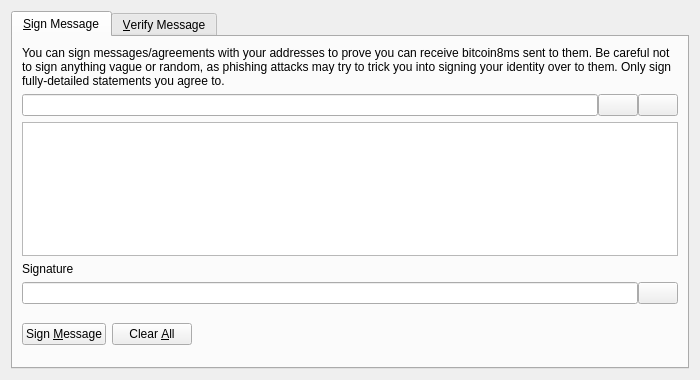
<?xml version="1.0" encoding="UTF-8"?>
<ui version="4.0">
 <class>SignVerifyMessageDialog</class>
 <widget class="QDialog" name="SignVerifyMessageDialog">
  <property name="geometry">
   <rect>
    <x>0</x>
    <y>0</y>
    <width>700</width>
    <height>380</height>
   </rect>
  </property>
  <property name="windowTitle">
   <string>Signatures - Sign / Verify a Message</string>
  </property>
  <property name="modal">
   <bool>true</bool>
  </property>
  <layout class="QVBoxLayout" name="verticalLayout">
   <item>
    <widget class="QTabWidget" name="tabWidget">
     <property name="currentIndex">
      <number>0</number>
     </property>
     <widget class="QWidget" name="tabSignMessage">
      <attribute name="title">
       <string>&amp;Sign Message</string>
      </attribute>
      <layout class="QVBoxLayout" name="verticalLayout_SM">
       <item>
        <widget class="QLabel" name="infoLabel_SM">
         <property name="text">
          <string>You can sign messages/agreements with your addresses to prove you can receive bitcoin8ms sent to them. Be careful not to sign anything vague or random, as phishing attacks may try to trick you into signing your identity over to them. Only sign fully-detailed statements you agree to.</string>
         </property>
         <property name="textFormat">
          <enum>Qt::PlainText</enum>
         </property>
         <property name="wordWrap">
          <bool>true</bool>
         </property>
        </widget>
       </item>
       <item>
        <layout class="QHBoxLayout" name="horizontalLayout_1_SM">
         <property name="spacing">
          <number>0</number>
         </property>
         <item>
          <widget class="QValidatedLineEdit" name="addressIn_SM">
           <property name="toolTip">
            <string>The Bitcoin8m address to sign the message with</string>
           </property>
          </widget>
         </item>
         <item>
          <widget class="QPushButton" name="addressBookButton_SM">
           <property name="toolTip">
            <string>Choose previously used address</string>
           </property>
           <property name="text">
            <string/>
           </property>
           <property name="icon">
            <iconset resource="../bitcoin8m.qrc">
             <normaloff>:/icons/address-book</normaloff>:/icons/address-book</iconset>
           </property>
           <property name="shortcut">
            <string>Alt+A</string>
           </property>
           <property name="autoDefault">
            <bool>false</bool>
           </property>
          </widget>
         </item>
         <item>
          <widget class="QPushButton" name="pasteButton_SM">
           <property name="toolTip">
            <string>Paste address from clipboard</string>
           </property>
           <property name="text">
            <string/>
           </property>
           <property name="icon">
            <iconset resource="../bitcoin8m.qrc">
             <normaloff>:/icons/editpaste</normaloff>:/icons/editpaste</iconset>
           </property>
           <property name="shortcut">
            <string>Alt+P</string>
           </property>
           <property name="autoDefault">
            <bool>false</bool>
           </property>
          </widget>
         </item>
        </layout>
       </item>
       <item>
        <widget class="QPlainTextEdit" name="messageIn_SM">
         <property name="toolTip">
          <string>Enter the message you want to sign here</string>
         </property>
        </widget>
       </item>
       <item>
        <widget class="QLabel" name="signatureLabel_SM">
         <property name="text">
          <string>Signature</string>
         </property>
         <property name="textFormat">
          <enum>Qt::PlainText</enum>
         </property>
        </widget>
       </item>
       <item>
        <layout class="QHBoxLayout" name="horizontalLayout_2_SM">
         <property name="spacing">
          <number>0</number>
         </property>
         <item>
          <widget class="QLineEdit" name="signatureOut_SM">
           <property name="font">
            <font>
             <italic>true</italic>
            </font>
           </property>
           <property name="readOnly">
            <bool>true</bool>
           </property>
          </widget>
         </item>
         <item>
          <widget class="QPushButton" name="copySignatureButton_SM">
           <property name="toolTip">
            <string>Copy the current signature to the system clipboard</string>
           </property>
           <property name="text">
            <string/>
           </property>
           <property name="icon">
            <iconset resource="../bitcoin8m.qrc">
             <normaloff>:/icons/editcopy</normaloff>:/icons/editcopy</iconset>
           </property>
           <property name="autoDefault">
            <bool>false</bool>
           </property>
          </widget>
         </item>
        </layout>
       </item>
       <item>
        <layout class="QHBoxLayout" name="horizontalLayout_3_SM">
         <item>
          <widget class="QPushButton" name="signMessageButton_SM">
           <property name="toolTip">
            <string>Sign the message to prove you own this Bitcoin8m address</string>
           </property>
           <property name="text">
            <string>Sign &amp;Message</string>
           </property>
           <property name="icon">
            <iconset resource="../bitcoin8m.qrc">
             <normaloff>:/icons/edit</normaloff>:/icons/edit</iconset>
           </property>
           <property name="autoDefault">
            <bool>false</bool>
           </property>
          </widget>
         </item>
         <item>
          <widget class="QPushButton" name="clearButton_SM">
           <property name="toolTip">
            <string>Reset all sign message fields</string>
           </property>
           <property name="text">
            <string>Clear &amp;All</string>
           </property>
           <property name="icon">
            <iconset resource="../bitcoin8m.qrc">
             <normaloff>:/icons/remove</normaloff>:/icons/remove</iconset>
           </property>
           <property name="autoDefault">
            <bool>false</bool>
           </property>
          </widget>
         </item>
         <item>
          <spacer name="horizontalSpacer_1_SM">
           <property name="orientation">
            <enum>Qt::Horizontal</enum>
           </property>
           <property name="sizeHint" stdset="0">
            <size>
             <width>40</width>
             <height>48</height>
            </size>
           </property>
          </spacer>
         </item>
         <item>
          <widget class="QLabel" name="statusLabel_SM">
           <property name="font">
            <font>
             <weight>75</weight>
             <bold>true</bold>
            </font>
           </property>
           <property name="text">
            <string/>
           </property>
           <property name="wordWrap">
            <bool>true</bool>
           </property>
          </widget>
         </item>
         <item>
          <spacer name="horizontalSpacer_2_SM">
           <property name="orientation">
            <enum>Qt::Horizontal</enum>
           </property>
           <property name="sizeHint" stdset="0">
            <size>
             <width>40</width>
             <height>48</height>
            </size>
           </property>
          </spacer>
         </item>
        </layout>
       </item>
      </layout>
     </widget>
     <widget class="QWidget" name="tabVerifyMessage">
      <attribute name="title">
       <string>&amp;Verify Message</string>
      </attribute>
      <layout class="QVBoxLayout" name="verticalLayout_VM">
       <item>
        <widget class="QLabel" name="infoLabel_VM">
         <property name="text">
          <string>Enter the receiver's address, message (ensure you copy line breaks, spaces, tabs, etc. exactly) and signature below to verify the message. Be careful not to read more into the signature than what is in the signed message itself, to avoid being tricked by a man-in-the-middle attack. Note that this only proves the signing party receives with the address, it cannot prove sendership of any transaction!</string>
         </property>
         <property name="textFormat">
          <enum>Qt::PlainText</enum>
         </property>
         <property name="alignment">
          <set>Qt::AlignLeading|Qt::AlignLeft|Qt::AlignTop</set>
         </property>
         <property name="wordWrap">
          <bool>true</bool>
         </property>
        </widget>
       </item>
       <item>
        <layout class="QHBoxLayout" name="horizontalLayout_1_VM">
         <property name="spacing">
          <number>0</number>
         </property>
         <item>
          <widget class="QValidatedLineEdit" name="addressIn_VM">
           <property name="toolTip">
            <string>The Bitcoin8m address the message was signed with</string>
           </property>
          </widget>
         </item>
         <item>
          <widget class="QPushButton" name="addressBookButton_VM">
           <property name="toolTip">
            <string>Choose previously used address</string>
           </property>
           <property name="text">
            <string/>
           </property>
           <property name="icon">
            <iconset resource="../bitcoin8m.qrc">
             <normaloff>:/icons/address-book</normaloff>:/icons/address-book</iconset>
           </property>
           <property name="shortcut">
            <string>Alt+A</string>
           </property>
           <property name="autoDefault">
            <bool>false</bool>
           </property>
          </widget>
         </item>
        </layout>
       </item>
       <item>
        <widget class="QPlainTextEdit" name="messageIn_VM"/>
       </item>
       <item>
        <widget class="QValidatedLineEdit" name="signatureIn_VM"/>
       </item>
       <item>
        <layout class="QHBoxLayout" name="horizontalLayout_2_VM">
         <item>
          <widget class="QPushButton" name="verifyMessageButton_VM">
           <property name="toolTip">
            <string>Verify the message to ensure it was signed with the specified Bitcoin8m address</string>
           </property>
           <property name="text">
            <string>Verify &amp;Message</string>
           </property>
           <property name="icon">
            <iconset resource="../bitcoin8m.qrc">
             <normaloff>:/icons/transaction_0</normaloff>:/icons/transaction_0</iconset>
           </property>
           <property name="autoDefault">
            <bool>false</bool>
           </property>
          </widget>
         </item>
         <item>
          <widget class="QPushButton" name="clearButton_VM">
           <property name="toolTip">
            <string>Reset all verify message fields</string>
           </property>
           <property name="text">
            <string>Clear &amp;All</string>
           </property>
           <property name="icon">
            <iconset resource="../bitcoin8m.qrc">
             <normaloff>:/icons/remove</normaloff>:/icons/remove</iconset>
           </property>
           <property name="autoDefault">
            <bool>false</bool>
           </property>
          </widget>
         </item>
         <item>
          <spacer name="horizontalSpacer_1_VM">
           <property name="orientation">
            <enum>Qt::Horizontal</enum>
           </property>
           <property name="sizeHint" stdset="0">
            <size>
             <width>40</width>
             <height>48</height>
            </size>
           </property>
          </spacer>
         </item>
         <item>
          <widget class="QLabel" name="statusLabel_VM">
           <property name="font">
            <font>
             <weight>75</weight>
             <bold>true</bold>
            </font>
           </property>
           <property name="text">
            <string/>
           </property>
           <property name="wordWrap">
            <bool>true</bool>
           </property>
          </widget>
         </item>
         <item>
          <spacer name="horizontalSpacer_2_VM">
           <property name="orientation">
            <enum>Qt::Horizontal</enum>
           </property>
           <property name="sizeHint" stdset="0">
            <size>
             <width>40</width>
             <height>48</height>
            </size>
           </property>
          </spacer>
         </item>
        </layout>
       </item>
      </layout>
     </widget>
    </widget>
   </item>
  </layout>
 </widget>
 <customwidgets>
  <customwidget>
   <class>QValidatedLineEdit</class>
   <extends>QLineEdit</extends>
   <header>qvalidatedlineedit.h</header>
  </customwidget>
 </customwidgets>
 <resources>
  <include location="../bitcoin8m.qrc"/>
 </resources>
 <connections/>
</ui>
